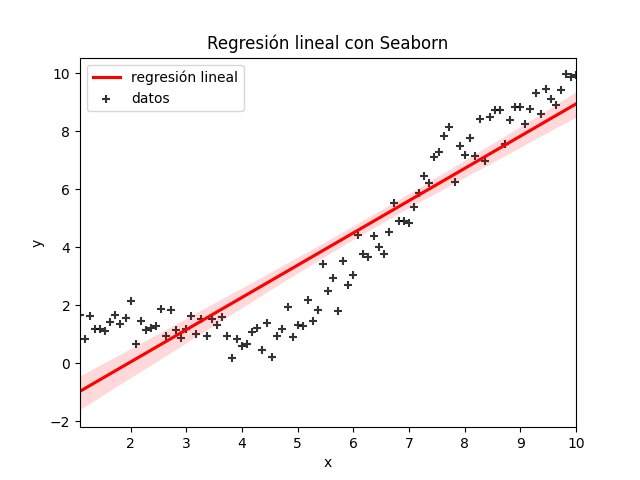

The Python source for this figure:
#! /usr/bin/env python3
# -*- coding: utf-8 -*-

import sys
import numpy as np
import pandas as pd
import matplotlib.pyplot as plt
import seaborn as sns

datos = sys.argv[1]
df = pd.read_csv(datos)

df.columns = ['x', 'y']

ax = sns.regplot(x = 'x', y = 'y', data = df, 
                 label = 'datos', marker = '+', color = 'black',
                 line_kws={'label':'regresión lineal', 'color':'red'})

ax.set_title('Regresión lineal con Seaborn')
plt.legend()

# no se pueden obtener los parámetros de la regresión con seaborn

plt.savefig('regresion_regplot.png')
